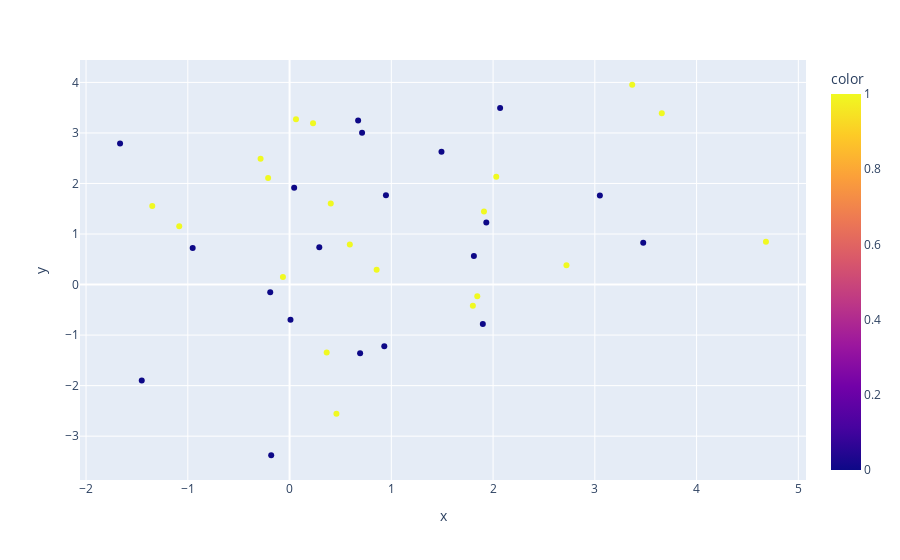

Notebook code for this chart:
### Code cell
# Plot blobs
import plotly.express as px

fig = px.scatter(x=x_train[:,0], y=x_train[:,1], color=y_train)
fig.show()

### Figure 1 — Plotly figure (JSON) as saved in the notebook; plotly's stock layout.template omitted (floating-point values rounded to 4 significant figures)
{"data": [{"hovertemplate": "x=%{x}<br>y=%{y}<br>color=%{marker.color}<extra></extra>", "legendgroup": "", "marker": {"color": [1, 1, 1, 0, 0, 0, 0, 0, 0, 0, 1, 1, 1, 1, 1, 0, 1, 1, 1, 0, 1, 0, 0, 1, 0, 1, 0, 0, 1, 0, 1, 1, 0, 0, 1, 0, 1, 1, 0, 0], "coloraxis": "coloraxis", "symbol": "circle"}, "mode": "markers", "name": "", "orientation": "v", "showlegend": false, "type": "scatter", "x": [1.911, 3.367, -1.349, 0.04522, -0.1901, 0.9309, 0.009055, 0.9473, 0.6737, 1.493, -0.06531, 1.845, 0.2307, -0.2109, 2.721, -1.453, 4.682, 0.8557, 0.5921, -0.1805, -0.2849, 1.899, 3.05, 2.031, 0.2921, -1.084, 0.7126, -0.9523, 0.4606, 1.812, 1.801, 0.4046, 3.476, 1.933, 0.06302, 2.069, 3.658, 0.3649, 0.6934, -1.666], "xaxis": "x", "y": [1.444, 3.954, 1.553, 1.913, -0.1514, -1.22, -0.6981, 1.769, 3.246, 2.629, 0.1511, -0.2298, 3.191, 2.107, 0.3834, -1.897, 0.8447, 0.2934, 0.7948, -3.378, 2.489, -0.7798, 1.763, 2.134, 0.736, 1.156, 3.005, 0.722, -2.554, 0.5667, -0.4211, 1.604, 0.8281, 1.229, 3.27, 3.493, 3.391, -1.342, -1.361, 2.789], "yaxis": "y"}], "layout": {"autosize": true, "coloraxis": {"colorbar": {"title": {"text": "color"}}, "colorscale": [[0, "#0d0887"], [0.1111, "#46039f"], [0.2222, "#7201a8"], [0.3333, "#9c179e"], [0.4444, "#bd3786"], [0.5556, "#d8576b"], [0.6667, "#ed7953"], [0.7778, "#fb9f3a"], [0.8889, "#fdca26"], [1, "#f0f921"]]}, "legend": {"tracegroupgap": 0}, "margin": {"t": 60}, "xaxis": {"anchor": "y", "autorange": true, "domain": [0, 1], "range": [-2.046, 5.062], "title": {"text": "x"}, "type": "linear"}, "yaxis": {"anchor": "x", "autorange": true, "domain": [0, 1], "range": [-3.898, 4.474], "title": {"text": "y"}, "type": "linear"}}}
